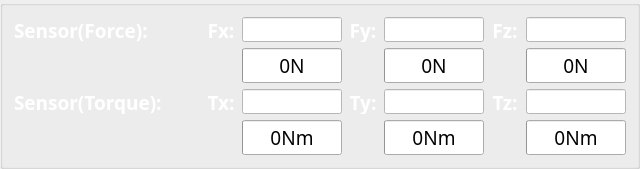
          <widget class="QGroupBox" name="groupBox_27">
           <property name="minimumSize">
            <size>
             <width>0</width>
             <height>130</height>
            </size>
           </property>
           <property name="font">
            <font>
             <family>Adobe 黑体 Std R</family>
             <pointsize>14</pointsize>
            </font>
           </property>
           <property name="title">
            <string/>
           </property>
           <layout class="QGridLayout" name="gridLayout_26">
            <item row="0" column="0">
             <layout class="QGridLayout" name="gridLayout_11">
              <item row="0" column="0">
               <widget class="QLabel" name="label_53">
                <property name="minimumSize">
                 <size>
                  <width>160</width>
                  <height>25</height>
                 </size>
                </property>
                <property name="maximumSize">
                 <size>
                  <width>160</width>
                  <height>25</height>
                 </size>
                </property>
                <property name="styleSheet">
                 <string notr="true">
font: 12pt &quot;Adobe 黑体 Std R&quot;;</string>
                </property>
                <property name="text">
                 <string>&lt;html&gt;&lt;head/&gt;&lt;body&gt;&lt;p&gt;&lt;span style=&quot; font-size:14pt; font-weight:600; color:#ffffff;&quot;&gt;Sensor(Force):&lt;/span&gt;&lt;/p&gt;&lt;/body&gt;&lt;/html&gt;</string>
                </property>
                <property name="alignment">
                 <set>Qt::AlignLeading|Qt::AlignLeft|Qt::AlignVCenter</set>
                </property>
                <property name="wordWrap">
                 <bool>false</bool>
                </property>
                <property name="margin">
                 <number>0</number>
                </property>
                <property name="indent">
                 <number>-2</number>
                </property>
                <property name="openExternalLinks">
                 <bool>false</bool>
                </property>
               </widget>
              </item>
              <item row="0" column="1">
               <widget class="QFrame" name="frame_force1_lamp">
                <property name="minimumSize">
                 <size>
                  <width>20</width>
                  <height>20</height>
                 </size>
                </property>
                <property name="maximumSize">
                 <size>
                  <width>20</width>
                  <height>20</height>
                 </size>
                </property>
                <property name="styleSheet">
                 <string notr="true">border-image: url(:/new/prefix1/image/1.3-红灯.png);</string>
                </property>
                <property name="frameShape">
                 <enum>QFrame::NoFrame</enum>
                </property>
                <property name="frameShadow">
                 <enum>QFrame::Raised</enum>
                </property>
               </widget>
              </item>
              <item row="0" column="2">
               <widget class="QLabel" name="label_174">
                <property name="minimumSize">
                 <size>
                  <width>30</width>
                  <height>25</height>
                 </size>
                </property>
                <property name="maximumSize">
                 <size>
                  <width>30</width>
                  <height>25</height>
                 </size>
                </property>
                <property name="styleSheet">
                 <string notr="true">
font: 12pt &quot;Adobe 黑体 Std R&quot;;</string>
                </property>
                <property name="text">
                 <string>&lt;html&gt;&lt;head/&gt;&lt;body&gt;&lt;p align=&quot;center&quot;&gt;&lt;span style=&quot; font-size:14pt; font-weight:600; color:#ffffff;&quot;&gt;Fx:&lt;/span&gt;&lt;/p&gt;&lt;/body&gt;&lt;/html&gt;</string>
                </property>
                <property name="alignment">
                 <set>Qt::AlignLeading|Qt::AlignLeft|Qt::AlignVCenter</set>
                </property>
                <property name="wordWrap">
                 <bool>false</bool>
                </property>
                <property name="margin">
                 <number>0</number>
                </property>
                <property name="indent">
                 <number>-2</number>
                </property>
                <property name="openExternalLinks">
                 <bool>false</bool>
                </property>
               </widget>
              </item>
              <item row="0" column="3">
               <widget class="QLineEdit" name="lineEdit_Fx_2">
                <property name="minimumSize">
                 <size>
                  <width>100</width>
                  <height>25</height>
                 </size>
                </property>
                <property name="maximumSize">
                 <size>
                  <width>100</width>
                  <height>25</height>
                 </size>
                </property>
                <property name="styleSheet">
                 <string notr="true">background-color: rgb(255, 255, 255);</string>
                </property>
               </widget>
              </item>
              <item row="0" column="4">
               <widget class="QLabel" name="label_179">
                <property name="minimumSize">
                 <size>
                  <width>30</width>
                  <height>25</height>
                 </size>
                </property>
                <property name="maximumSize">
                 <size>
                  <width>30</width>
                  <height>25</height>
                 </size>
                </property>
                <property name="styleSheet">
                 <string notr="true">
font: 12pt &quot;Adobe 黑体 Std R&quot;;</string>
                </property>
                <property name="text">
                 <string>&lt;html&gt;&lt;head/&gt;&lt;body&gt;&lt;p align=&quot;center&quot;&gt;&lt;span style=&quot; font-size:14pt; font-weight:600; color:#ffffff;&quot;&gt;Fy:&lt;/span&gt;&lt;/p&gt;&lt;/body&gt;&lt;/html&gt;</string>
                </property>
                <property name="alignment">
                 <set>Qt::AlignLeading|Qt::AlignLeft|Qt::AlignVCenter</set>
                </property>
                <property name="wordWrap">
                 <bool>false</bool>
                </property>
                <property name="margin">
                 <number>0</number>
                </property>
                <property name="indent">
                 <number>-2</number>
                </property>
                <property name="openExternalLinks">
                 <bool>false</bool>
                </property>
               </widget>
              </item>
              <item row="0" column="5">
               <widget class="QLineEdit" name="lineEdit_Fy_2">
                <property name="minimumSize">
                 <size>
                  <width>100</width>
                  <height>25</height>
                 </size>
                </property>
                <property name="maximumSize">
                 <size>
                  <width>100</width>
                  <height>25</height>
                 </size>
                </property>
                <property name="styleSheet">
                 <string notr="true">background-color: rgb(255, 255, 255);</string>
                </property>
               </widget>
              </item>
              <item row="0" column="6">
               <widget class="QLabel" name="label_180">
                <property name="minimumSize">
                 <size>
                  <width>30</width>
                  <height>25</height>
                 </size>
                </property>
                <property name="maximumSize">
                 <size>
                  <width>30</width>
                  <height>25</height>
                 </size>
                </property>
                <property name="styleSheet">
                 <string notr="true">
font: 12pt &quot;Adobe 黑体 Std R&quot;;</string>
                </property>
                <property name="text">
                 <string>&lt;html&gt;&lt;head/&gt;&lt;body&gt;&lt;p align=&quot;center&quot;&gt;&lt;span style=&quot; font-size:14pt; font-weight:600; color:#ffffff;&quot;&gt;Fz:&lt;/span&gt;&lt;/p&gt;&lt;/body&gt;&lt;/html&gt;</string>
                </property>
                <property name="alignment">
                 <set>Qt::AlignLeading|Qt::AlignLeft|Qt::AlignVCenter</set>
                </property>
                <property name="wordWrap">
                 <bool>false</bool>
                </property>
                <property name="margin">
                 <number>0</number>
                </property>
                <property name="indent">
                 <number>-2</number>
                </property>
                <property name="openExternalLinks">
                 <bool>false</bool>
                </property>
               </widget>
              </item>
              <item row="0" column="7">
               <widget class="QLineEdit" name="lineEdit_Fz_2">
                <property name="minimumSize">
                 <size>
                  <width>100</width>
                  <height>25</height>
                 </size>
                </property>
                <property name="maximumSize">
                 <size>
                  <width>100</width>
                  <height>25</height>
                 </size>
                </property>
                <property name="styleSheet">
                 <string notr="true">background-color: rgb(255, 255, 255);</string>
                </property>
               </widget>
              </item>
              <item row="1" column="0" colspan="3">
               <spacer name="horizontalSpacer_24">
                <property name="orientation">
                 <enum>Qt::Horizontal</enum>
                </property>
                <property name="sizeHint" stdset="0">
                 <size>
                  <width>198</width>
                  <height>20</height>
                 </size>
                </property>
               </spacer>
              </item>
              <item row="1" column="3">
               <widget class="QProgressBar" name="progressBar_p1_2">
                <property name="minimumSize">
                 <size>
                  <width>100</width>
                  <height>0</height>
                 </size>
                </property>
                <property name="maximumSize">
                 <size>
                  <width>100</width>
                  <height>16777215</height>
                 </size>
                </property>
                <property name="minimum">
                 <number>0</number>
                </property>
                <property name="maximum">
                 <number>180</number>
                </property>
                <property name="value">
                 <number>0</number>
                </property>
                <property name="format">
                 <string>%vN</string>
                </property>
               </widget>
              </item>
              <item row="1" column="4">
               <spacer name="horizontalSpacer_23">
                <property name="orientation">
                 <enum>Qt::Horizontal</enum>
                </property>
                <property name="sizeHint" stdset="0">
                 <size>
                  <width>18</width>
                  <height>20</height>
                 </size>
                </property>
               </spacer>
              </item>
              <item row="1" column="5">
               <widget class="QProgressBar" name="progressBar_v1_2">
                <property name="minimumSize">
                 <size>
                  <width>100</width>
                  <height>0</height>
                 </size>
                </property>
                <property name="maximumSize">
                 <size>
                  <width>100</width>
                  <height>16777215</height>
                 </size>
                </property>
                <property name="minimum">
                 <number>0</number>
                </property>
                <property name="maximum">
                 <number>180</number>
                </property>
                <property name="value">
                 <number>0</number>
                </property>
                <property name="format">
                 <string>%vN</string>
                </property>
               </widget>
              </item>
              <item row="1" column="6">
               <spacer name="horizontalSpacer_25">
                <property name="orientation">
                 <enum>Qt::Horizontal</enum>
                </property>
                <property name="sizeHint" stdset="0">
                 <size>
                  <width>13</width>
                  <height>20</height>
                 </size>
                </property>
               </spacer>
              </item>
              <item row="1" column="7">
               <widget class="QProgressBar" name="progressBar_a1_2">
                <property name="minimumSize">
                 <size>
                  <width>100</width>
                  <height>0</height>
                 </size>
                </property>
                <property name="maximumSize">
                 <size>
                  <width>100</width>
                  <height>16777215</height>
                 </size>
                </property>
                <property name="minimum">
                 <number>0</number>
                </property>
                <property name="maximum">
                 <number>180</number>
                </property>
                <property name="value">
                 <number>0</number>
                </property>
                <property name="format">
                 <string>%vN</string>
                </property>
               </widget>
              </item>
             </layout>
            </item>
            <item row="1" column="0">
             <layout class="QGridLayout" name="gridLayout_25">
              <item row="0" column="0">
               <widget class="QLabel" name="label_55">
                <property name="minimumSize">
                 <size>
                  <width>160</width>
                  <height>25</height>
                 </size>
                </property>
                <property name="maximumSize">
                 <size>
                  <width>160</width>
                  <height>25</height>
                 </size>
                </property>
                <property name="styleSheet">
                 <string notr="true">
font: 12pt &quot;Adobe 黑体 Std R&quot;;</string>
                </property>
                <property name="text">
                 <string>&lt;html&gt;&lt;head/&gt;&lt;body&gt;&lt;p&gt;&lt;span style=&quot; font-size:14pt; font-weight:600; color:#ffffff;&quot;&gt;Sensor(Torque):&lt;/span&gt;&lt;/p&gt;&lt;/body&gt;&lt;/html&gt;</string>
                </property>
                <property name="alignment">
                 <set>Qt::AlignLeading|Qt::AlignLeft|Qt::AlignVCenter</set>
                </property>
                <property name="wordWrap">
                 <bool>false</bool>
                </property>
                <property name="margin">
                 <number>0</number>
                </property>
                <property name="indent">
                 <number>-2</number>
                </property>
                <property name="openExternalLinks">
                 <bool>false</bool>
                </property>
               </widget>
              </item>
              <item row="0" column="1">
               <widget class="QFrame" name="frame_force2_lamp">
                <property name="minimumSize">
                 <size>
                  <width>20</width>
                  <height>20</height>
                 </size>
                </property>
                <property name="maximumSize">
                 <size>
                  <width>20</width>
                  <height>20</height>
                 </size>
                </property>
                <property name="styleSheet">
                 <string notr="true">border-image: url(:/new/prefix1/image/1.3-红灯.png);</string>
                </property>
                <property name="frameShape">
                 <enum>QFrame::NoFrame</enum>
                </property>
                <property name="frameShadow">
                 <enum>QFrame::Raised</enum>
                </property>
               </widget>
              </item>
              <item row="0" column="2">
               <widget class="QLabel" name="label_181">
                <property name="minimumSize">
                 <size>
                  <width>30</width>
                  <height>25</height>
                 </size>
                </property>
                <property name="maximumSize">
                 <size>
                  <width>30</width>
                  <height>25</height>
                 </size>
                </property>
                <property name="styleSheet">
                 <string notr="true">
font: 12pt &quot;Adobe 黑体 Std R&quot;;</string>
                </property>
                <property name="text">
                 <string>&lt;html&gt;&lt;head/&gt;&lt;body&gt;&lt;p align=&quot;center&quot;&gt;&lt;span style=&quot; font-size:14pt; font-weight:600; color:#ffffff;&quot;&gt;Tx:&lt;/span&gt;&lt;/p&gt;&lt;/body&gt;&lt;/html&gt;</string>
                </property>
                <property name="alignment">
                 <set>Qt::AlignLeading|Qt::AlignLeft|Qt::AlignVCenter</set>
                </property>
                <property name="wordWrap">
                 <bool>false</bool>
                </property>
                <property name="margin">
                 <number>0</number>
                </property>
                <property name="indent">
                 <number>-2</number>
                </property>
                <property name="openExternalLinks">
                 <bool>false</bool>
                </property>
               </widget>
              </item>
              <item row="0" column="3">
               <widget class="QLineEdit" name="lineEdit_Tx_2">
                <property name="minimumSize">
                 <size>
                  <width>100</width>
                  <height>25</height>
                 </size>
                </property>
                <property name="maximumSize">
                 <size>
                  <width>100</width>
                  <height>25</height>
                 </size>
                </property>
                <property name="styleSheet">
                 <string notr="true">background-color: rgb(255, 255, 255);</string>
                </property>
               </widget>
              </item>
              <item row="0" column="4">
               <widget class="QLabel" name="label_182">
                <property name="minimumSize">
                 <size>
                  <width>30</width>
                  <height>25</height>
                 </size>
                </property>
                <property name="maximumSize">
                 <size>
                  <width>30</width>
                  <height>25</height>
                 </size>
                </property>
                <property name="styleSheet">
                 <string notr="true">
font: 12pt &quot;Adobe 黑体 Std R&quot;;</string>
                </property>
                <property name="text">
                 <string>&lt;html&gt;&lt;head/&gt;&lt;body&gt;&lt;p align=&quot;center&quot;&gt;&lt;span style=&quot; font-size:14pt; font-weight:600; color:#ffffff;&quot;&gt;Ty:&lt;/span&gt;&lt;/p&gt;&lt;/body&gt;&lt;/html&gt;</string>
                </property>
                <property name="alignment">
                 <set>Qt::AlignLeading|Qt::AlignLeft|Qt::AlignVCenter</set>
                </property>
                <property name="wordWrap">
                 <bool>false</bool>
                </property>
                <property name="margin">
                 <number>0</number>
                </property>
                <property name="indent">
                 <number>-2</number>
                </property>
                <property name="openExternalLinks">
                 <bool>false</bool>
                </property>
               </widget>
              </item>
              <item row="0" column="5">
               <widget class="QLineEdit" name="lineEdit_Ty_2">
                <property name="minimumSize">
                 <size>
                  <width>100</width>
                  <height>25</height>
                 </size>
                </property>
                <property name="maximumSize">
                 <size>
                  <width>100</width>
                  <height>25</height>
                 </size>
                </property>
                <property name="styleSheet">
                 <string notr="true">background-color: rgb(255, 255, 255);</string>
                </property>
               </widget>
              </item>
              <item row="0" column="6">
               <widget class="QLabel" name="label_183">
                <property name="minimumSize">
                 <size>
                  <width>30</width>
                  <height>25</height>
                 </size>
                </property>
                <property name="maximumSize">
                 <size>
                  <width>30</width>
                  <height>25</height>
                 </size>
                </property>
                <property name="styleSheet">
                 <string notr="true">
font: 12pt &quot;Adobe 黑体 Std R&quot;;</string>
                </property>
                <property name="text">
                 <string>&lt;html&gt;&lt;head/&gt;&lt;body&gt;&lt;p align=&quot;center&quot;&gt;&lt;span style=&quot; font-size:14pt; font-weight:600; color:#ffffff;&quot;&gt;Tz:&lt;/span&gt;&lt;/p&gt;&lt;/body&gt;&lt;/html&gt;</string>
                </property>
                <property name="alignment">
                 <set>Qt::AlignLeading|Qt::AlignLeft|Qt::AlignVCenter</set>
                </property>
                <property name="wordWrap">
                 <bool>false</bool>
                </property>
                <property name="margin">
                 <number>0</number>
                </property>
                <property name="indent">
                 <number>-2</number>
                </property>
                <property name="openExternalLinks">
                 <bool>false</bool>
                </property>
               </widget>
              </item>
              <item row="0" column="7">
               <widget class="QLineEdit" name="lineEdit_Tz_2">
                <property name="minimumSize">
                 <size>
                  <width>100</width>
                  <height>25</height>
                 </size>
                </property>
                <property name="maximumSize">
                 <size>
                  <width>100</width>
                  <height>25</height>
                 </size>
                </property>
                <property name="styleSheet">
                 <string notr="true">background-color: rgb(255, 255, 255);</string>
                </property>
               </widget>
              </item>
              <item row="1" column="0" colspan="3">
               <spacer name="horizontalSpacer_26">
                <property name="orientation">
                 <enum>Qt::Horizontal</enum>
                </property>
                <property name="sizeHint" stdset="0">
                 <size>
                  <width>208</width>
                  <height>20</height>
                 </size>
                </property>
               </spacer>
              </item>
              <item row="1" column="3">
               <widget class="QProgressBar" name="progressBar_p1_3">
                <property name="minimumSize">
                 <size>
                  <width>100</width>
                  <height>0</height>
                 </size>
                </property>
                <property name="maximumSize">
                 <size>
                  <width>100</width>
                  <height>16777215</height>
                 </size>
                </property>
                <property name="minimum">
                 <number>0</number>
                </property>
                <property name="maximum">
                 <number>180</number>
                </property>
                <property name="value">
                 <number>0</number>
                </property>
                <property name="format">
                 <string>%vNm</string>
                </property>
               </widget>
              </item>
              <item row="1" column="4">
               <spacer name="horizontalSpacer_27">
                <property name="orientation">
                 <enum>Qt::Horizontal</enum>
                </property>
                <property name="sizeHint" stdset="0">
                 <size>
                  <width>18</width>
                  <height>20</height>
                 </size>
                </property>
               </spacer>
              </item>
              <item row="1" column="5">
               <widget class="QProgressBar" name="progressBar_v1_3">
                <property name="minimumSize">
                 <size>
                  <width>100</width>
                  <height>0</height>
                 </size>
                </property>
                <property name="maximumSize">
                 <size>
                  <width>100</width>
                  <height>16777215</height>
                 </size>
                </property>
                <property name="minimum">
                 <number>0</number>
                </property>
                <property name="maximum">
                 <number>180</number>
                </property>
                <property name="value">
                 <number>0</number>
                </property>
                <property name="format">
                 <string>%vNm</string>
                </property>
               </widget>
              </item>
              <item row="1" column="6">
               <spacer name="horizontalSpacer_28">
                <property name="orientation">
                 <enum>Qt::Horizontal</enum>
                </property>
                <property name="sizeHint" stdset="0">
                 <size>
                  <width>13</width>
                  <height>20</height>
                 </size>
                </property>
               </spacer>
              </item>
              <item row="1" column="7">
               <widget class="QProgressBar" name="progressBar_a1_3">
                <property name="minimumSize">
                 <size>
                  <width>100</width>
                  <height>0</height>
                 </size>
                </property>
                <property name="maximumSize">
                 <size>
                  <width>100</width>
                  <height>16777215</height>
                 </size>
                </property>
                <property name="minimum">
                 <number>0</number>
                </property>
                <property name="maximum">
                 <number>180</number>
                </property>
                <property name="value">
                 <number>0</number>
                </property>
                <property name="format">
                 <string>%vNm</string>
                </property>
               </widget>
              </item>
             </layout>
            </item>
           </layout>
           <zorder></zorder>
           <zorder></zorder>
          </widget>
